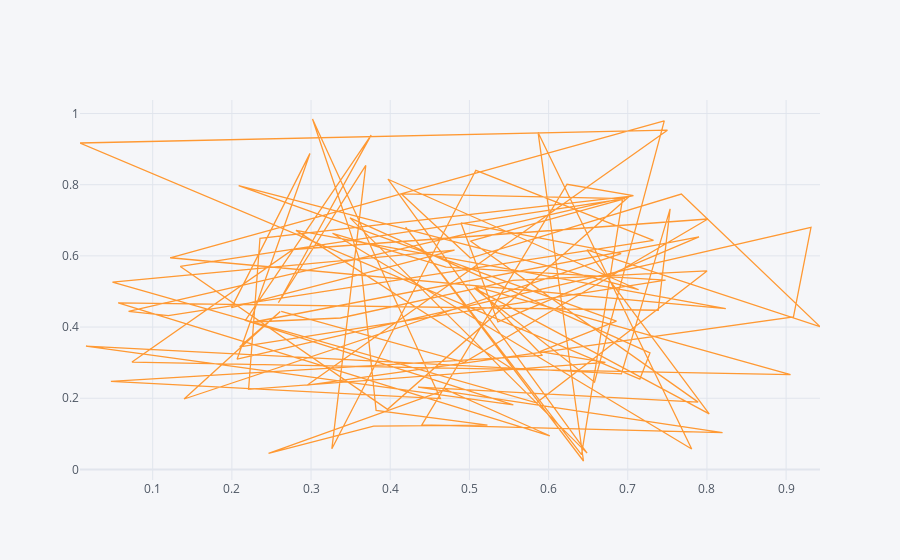

The notebook cell this image was saved under:
### Code cell
df.iplot(kind='scatter', x='a',y='b')
